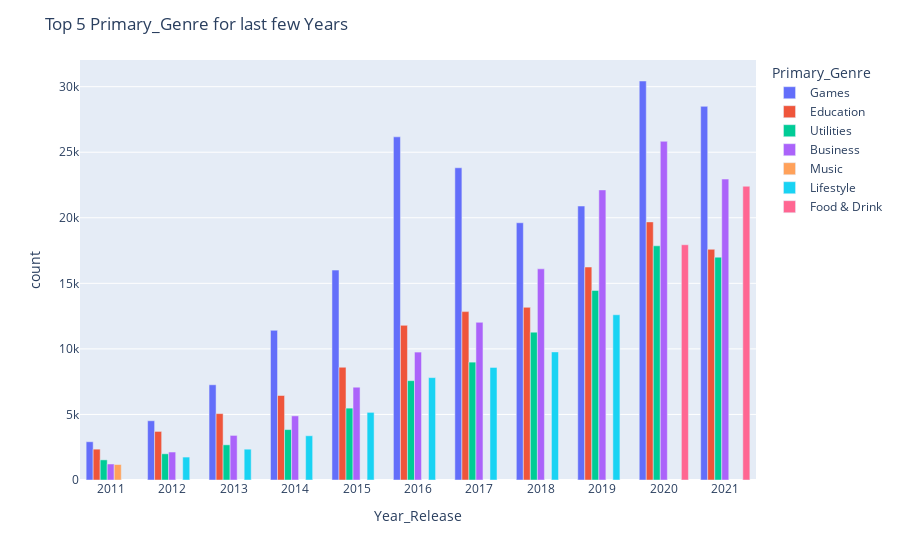

Notebook source saved alongside this figure:
### Code cell
# # Plot with Plotly
fig = px.bar(top_PG, x='Year_Release', y='count', color='Primary_Genre', barmode='group')
fig.update_layout(title='Top 5 Primary_Genre for last few Years', xaxis_title='Year_Release', yaxis_title='count')
fig.show()

### Figure 1 — Plotly figure (JSON) as saved in the notebook; plotly's stock layout.template omitted (floating-point values rounded to 4 significant figures)
{"data": [{"alignmentgroup": "True", "hovertemplate": "Primary_Genre=Games<br>Year_Release=%{x}<br>count=%{y}<extra></extra>", "legendgroup": "Games", "marker": {"color": "#636efa", "pattern": {"shape": ""}}, "name": "Games", "offsetgroup": "Games", "orientation": "v", "showlegend": true, "textposition": "auto", "type": "bar", "x": ["2011", "2012", "2013", "2014", "2015", "2016", "2017", "2018", "2019", "2020", "2021"], "xaxis": "x", "y": [2919, 4520, 7263, 11415, 16009, 26175, 23815, 19621, 20897, 30433, 28498], "yaxis": "y"}, {"alignmentgroup": "True", "hovertemplate": "Primary_Genre=Education<br>Year_Release=%{x}<br>count=%{y}<extra></extra>", "legendgroup": "Education", "marker": {"color": "#EF553B", "pattern": {"shape": ""}}, "name": "Education", "offsetgroup": "Education", "orientation": "v", "showlegend": true, "textposition": "auto", "type": "bar", "x": ["2011", "2012", "2013", "2014", "2015", "2016", "2017", "2018", "2019", "2020", "2021"], "xaxis": "x", "y": [2352, 3705, 5064, 6445, 8600, 11795, 12844, 13171, 16244, 19686, 17596], "yaxis": "y"}, {"alignmentgroup": "True", "hovertemplate": "Primary_Genre=Utilities<br>Year_Release=%{x}<br>count=%{y}<extra></extra>", "legendgroup": "Utilities", "marker": {"color": "#00cc96", "pattern": {"shape": ""}}, "name": "Utilities", "offsetgroup": "Utilities", "orientation": "v", "showlegend": true, "textposition": "auto", "type": "bar", "x": ["2011", "2012", "2013", "2014", "2015", "2016", "2017", "2018", "2019", "2020", "2021"], "xaxis": "x", "y": [1536, 1999, 2683, 3846, 5482, 7578, 8990, 11278, 14457, 17863, 16997], "yaxis": "y"}, {"alignmentgroup": "True", "hovertemplate": "Primary_Genre=Business<br>Year_Release=%{x}<br>count=%{y}<extra></extra>", "legendgroup": "Business", "marker": {"color": "#ab63fa", "pattern": {"shape": ""}}, "name": "Business", "offsetgroup": "Business", "orientation": "v", "showlegend": true, "textposition": "auto", "type": "bar", "x": ["2011", "2012", "2013", "2014", "2015", "2016", "2017", "2018", "2019", "2020", "2021"], "xaxis": "x", "y": [1221, 2133, 3400, 4891, 7077, 9757, 12025, 16106, 22125, 25833, 22952], "yaxis": "y"}, {"alignmentgroup": "True", "hovertemplate": "Primary_Genre=Music<br>Year_Release=%{x}<br>count=%{y}<extra></extra>", "legendgroup": "Music", "marker": {"color": "#FFA15A", "pattern": {"shape": ""}}, "name": "Music", "offsetgroup": "Music", "orientation": "v", "showlegend": true, "textposition": "auto", "type": "bar", "x": ["2011"], "xaxis": "x", "y": [1180], "yaxis": "y"}, {"alignmentgroup": "True", "hovertemplate": "Primary_Genre=Lifestyle<br>Year_Release=%{x}<br>count=%{y}<extra></extra>", "legendgroup": "Lifestyle", "marker": {"color": "#19d3f3", "pattern": {"shape": ""}}, "name": "Lifestyle", "offsetgroup": "Lifestyle", "orientation": "v", "showlegend": true, "textposition": "auto", "type": "bar", "x": ["2012", "2013", "2014", "2015", "2016", "2017", "2018", "2019"], "xaxis": "x", "y": [1749, 2351, 3375, 5158, 7809, 8589, 9770, 12603], "yaxis": "y"}, {"alignmentgroup": "True", "hovertemplate": "Primary_Genre=Food & Drink<br>Year_Release=%{x}<br>count=%{y}<extra></extra>", "legendgroup": "Food & Drink", "marker": {"color": "#FF6692", "pattern": {"shape": ""}}, "name": "Food & Drink", "offsetgroup": "Food & Drink", "orientation": "v", "showlegend": true, "textposition": "auto", "type": "bar", "x": ["2020", "2021"], "xaxis": "x", "y": [17944, 22406], "yaxis": "y"}], "layout": {"barmode": "group", "legend": {"title": {"text": "Primary_Genre"}, "tracegroupgap": 0}, "margin": {"t": 60}, "title": {"text": "Top 5 Primary_Genre for last few Years"}, "xaxis": {"anchor": "y", "domain": [0, 1], "title": {"text": "Year_Release"}, "type": "category", "range": [-0.5, 10.5], "autorange": true}, "yaxis": {"anchor": "x", "domain": [0, 1], "title": {"text": "count"}, "type": "linear", "range": [0, 32030.0], "autorange": true}, "autosize": true}}
